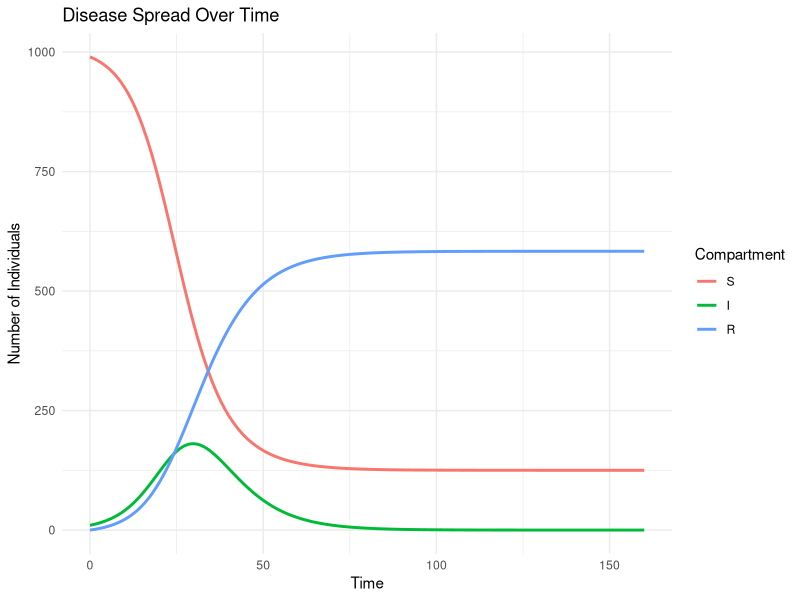

Write the R code that produced this figure.
# Parameters for the Disease Spread Model
params <- list(
  infection_rate = 0.3,
  recovery_rate = 0.1,
  death_rate = 0.05,
  initial_susceptible = 990,
  initial_infected = 10,
  initial_recovered = 0
)

# Time span for the simulation
time_span <- seq(0, 160, by = 1)

# Load necessary libraries
library(deSolve)
library(reshape2)
library(ggplot2)

# Disease Spread Model Function
disease_spread_model <- function(time, state, parameters) {
  with(as.list(c(state, parameters)), {
    N <- S + I + R
    dS_dt <- -beta * S * I / N
    dI_dt <- beta * S * I / N - gamma * I - delta * I  # delta represents the death rate
    dR_dt <- gamma * I
    list(c(dS_dt, dI_dt, dR_dt))
  })
}


# Simulation Function
simulate_disease_spread <- function(params, time_span) {
  state <- c(S = params$initial_susceptible,
             I = params$initial_infected,
             R = params$initial_recovered)
  parameters <- list(beta = params$infection_rate,
                     gamma = params$recovery_rate,
                     delta = params$death_rate)  # New parameter
  out <- ode(y = state, times = time_span, func = disease_spread_model, parms = parameters)
  as.data.frame(out)
}


# Plotting Function
plot_disease_spread <- function(simulation_results) {
  # Melt the data for plotting
  data_melted <- melt(simulation_results, id.vars = "time", variable.name = "Compartment", value.name = "Count")
  ggplot(data_melted, aes(x = time, y = Count, color = Compartment)) +
    geom_line(linewidth = 1) +
    labs(title = "Disease Spread Over Time", x = "Time", y = "Number of Individuals") +
    theme_minimal()
}

# Run the simulation
results <- simulate_disease_spread(params, time_span)

# Plot the results
plot_disease_spread(results)
